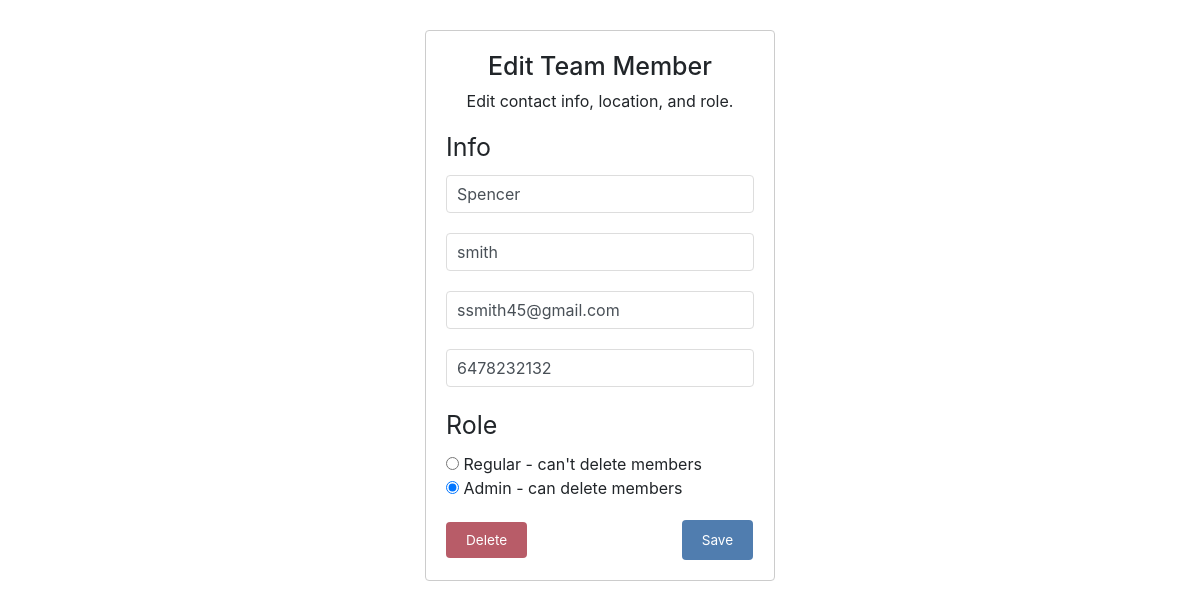
Page /team/edit/3/ on the committed database.
### team_management_app/models.py (models this page shows, shortened)
class TeamMember(models.Model):
    ROLE_CHOICES = (
        ('regular', 'Regular'),
        ('admin', 'Admin'),
    )
    first_name = models.CharField(max_length=100)
    last_name = models.CharField(max_length=100)
    email = models.EmailField(unique=True)
    phone_number = models.CharField(max_length=15)
    role = models.CharField(max_length=10, choices=ROLE_CHOICES, default='regular')

### team_management_app/views.py (the view)
# urls.py: path('edit/<int:pk>/', TeamMemberUpdateView.as_view(), name='team_member_edit'),
class TeamMemberUpdateView(UpdateView):
    model = TeamMember
    form_class = TeamMemberForm
    template_name = 'team_member_form.html'
    success_url = reverse_lazy('team_member_list')
    def get_context_data(self, **kwargs):
        context = super().get_context_data(**kwargs)
        context['is_adding'] = False  # Indicates this is the 'Edit' page
        return context

### team_management_app/forms.py
class TeamMemberForm(forms.ModelForm):
    class Meta:
        model = TeamMember
        fields = ['first_name', 'last_name', 'email', 'phone_number', 'role']

### team_management_app/templates/team_member_form.html (shortened to what this page needs)
{% extends 'base.html' %}
{% load static %}
{% block content %}
  <div class="form-container">
    {% if is_adding %}
      <h2 class="edittitle">Add Team Member</h2>
    {% else %}
      <h2 class="edittitle">Edit Team Member</h2>
    {% endif %}
    <p>Edit contact info, location, and role.</p>
    <label class="rolelabel">Info</label>
    <form method="post" class="team-member-form">
      {% for field in form %}
        {% if field.name == "role" %}
          <div>
            <label class="rolelabel">Role</label>
            {% for choice in field.field.choices %}
              <div>
                <input type="radio" name="{{ field.name }}" value="{{ choice.0 }}" {% if field.value == choice.0 %} checked {% endif %}>
                {% if choice.1 == "Regular" %}
                  {{ choice.1 }} - can't delete members
                {% elif choice.1 == "Admin" %}
                  {{ choice.1 }} - can delete members
                {% else %}
                  {{ choice.1 }}
                {% endif %}
              </div>
            {% endfor %}
          </div>
        {% else %}
          {% if field.value %}
            <input type="{{ field.field.widget.input_type }}" name="{{ field.name }}" value="{{ field.value }}" id="id_{{ field.name }}" class="form-control">
          {% else %}
            <input type="{{ field.field.widget.input_type }}" name="{{ field.name }}" placeholder="{{ field.label }}" id="id_{{ field.name }}" class="form-control">
          {% endif %}
        {% endif %}
      {% endfor %}
      {% if not is_adding %}
      <a href="{% url 'team_member_delete' form.instance.pk %}" class="delete-btn">Delete</a>
      {% endif %}
      <input type="submit" value="Save" class="save-btn">
    </form>
  </div>
{% endblock %}

### team_management_app/static/team_management_app/team.css (style rules this page uses)
h2, p { text-align: center; }
a { color: #428bca; text-decoration: none; margin: 0 auto; text-align: center; }

### team_management_app/static/team_management_app/team_forms.css (style rules this page uses)
.form-container { max-width: 350px; margin: 30px auto; padding: 20px; background-color: #ffffff; border-radius: 4px; border: 1px solid #ccc; }
.edittitle { font-size: 25px; }
h2 { text-align: center; }
.team-member-form label { display: block; margin-bottom: .5rem; font-weight: bold; }
input[type="text"], input[type="email"], input[type="tel"], select { width: 100%; padding: 10px; margin-bottom: 20px; border: 1px solid #ddd; border-radius: 4px; }
.save-btn, .delete-btn { padding: 10px; padding-left: 20px; padding-right: 20px; border: none; margin-top: 20px; border-radius: 4px; color: white; font-size: 0.85rem; }
.delete-btn { margin-right: 150px; }
.rolelabel { font-size: 25px; font-weight: normal; }
.team-member-form .rolelabel { font-size: 25px; font-weight: normal; }
.save-btn { background-color: #507DAF; }
.delete-btn { background-color: #B85C68; }

### rows in the picture
TeamMember: first_name "Spencer" "smith" "ssmith45@gmail.com" "6478232132", role "☑"

### other values in the picture
{{ choice.1 }} "Regular"
{{ choice.1 }} "Admin"
